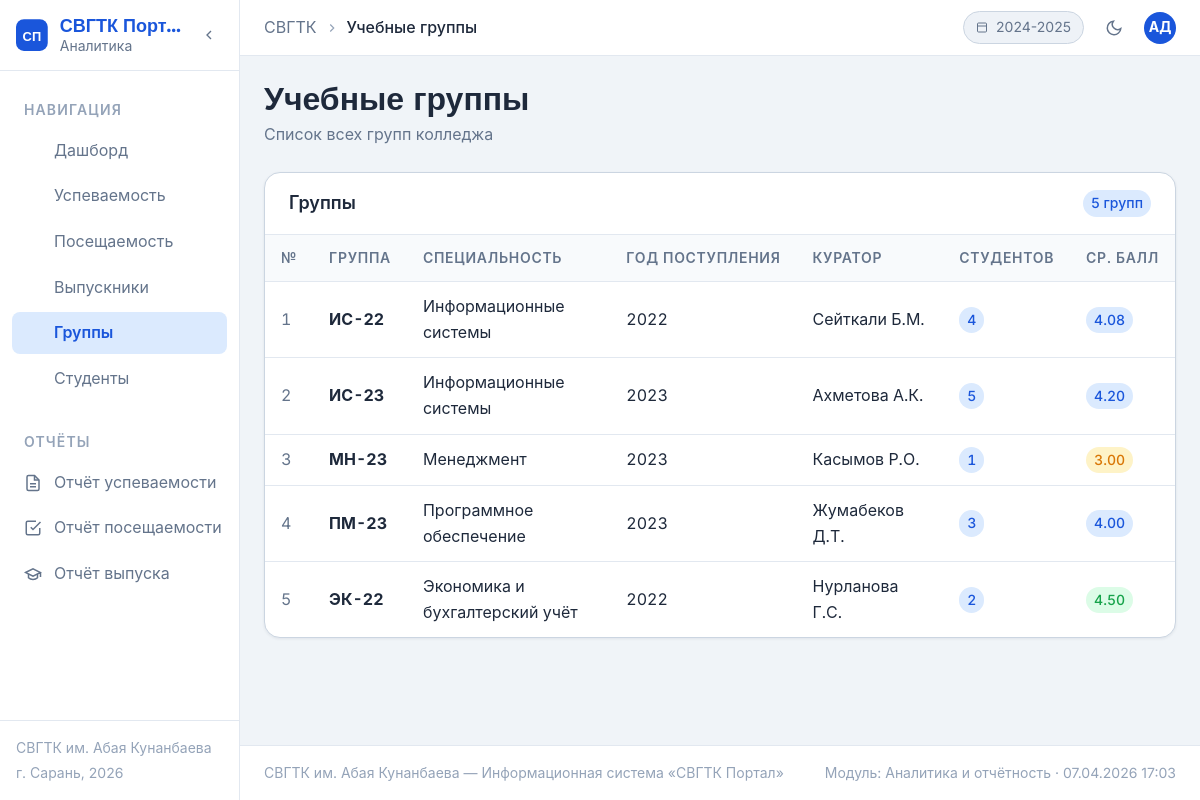
The page /svgtk-portal/pages/groups.php on the database its author committed.
### tables this page shows
CREATE TABLE `groups` (
  `id` int NOT NULL,
  `name` varchar(50) NOT NULL,
  `specialty` varchar(200) NOT NULL,
  `year_start` int NOT NULL,
  `curator` varchar(150) DEFAULT NULL
);

### svgtk-portal/pages/groups.php (the view, shortened to what this page needs)
<?php
$pdo = getDB();
$groups = $pdo->query("
    SELECT g.*, COUNT(DISTINCT s.id) as student_count,
           ROUND(AVG(gr.grade),2) as avg_grade
    FROM `groups` g
    LEFT JOIN students s  ON s.group_id = g.id AND s.status='active'
    LEFT JOIN grades gr   ON gr.student_id = s.id AND gr.grade_type='final'
    GROUP BY g.id
    ORDER BY g.name
")->fetchAll();
require_once '../includes/header.php';
?>
<div class="page-header">
  <div class="page-header-info">
    <h1 class="page-title">Учебные группы</h1>
    <p class="page-subtitle">Список всех групп колледжа</p>
  </div>
</div>
<div class="card">
  <div class="card-header">
    <span class="card-title">Группы</span>
    <span class="badge badge-blue"><?= count($groups) ?> групп</span>
  </div>
  <div class="card-body-flush">
    <div class="table-wrapper">
      <table class="data-table">
        <thead>
          <tr>
            <th>№</th><th>Группа</th><th>Специальность</th>
            <th>Год поступления</th><th>Куратор</th><th>Студентов</th><th>Ср. балл</th>
          </tr>
        </thead>
        <tbody>
        <?php foreach($groups as $i => $g): ?>
        <tr>
          <td style="color:var(--color-text-muted)"><?= $i+1 ?></td>
          <td><strong><?= htmlspecialchars($g['name']) ?></strong></td>
          <td style="max-width:220px;white-space:normal"><?= htmlspecialchars($g['specialty']) ?></td>
          <td><?= $g['year_start'] ?></td>
          <td><?= htmlspecialchars($g['curator'] ?? '—') ?></td>
          <td><span class="badge badge-blue"><?= $g['student_count'] ?></span></td>
          <td>
            <?php if($g['avg_grade']): ?>
              <span class="badge <?= $g['avg_grade']>=4.5?'badge-green':($g['avg_grade']>=4?'badge-blue':($g['avg_grade']>=3?'badge-amber':'badge-red')) ?>">
                <?= $g['avg_grade'] ?>
              </span>
            <?php else: ?><span style="color:var(--color-text-faint)">—</span><?php endif; ?>
          </td>
        </tr>
        <?php endforeach; ?>
        </tbody>
      </table>
    </div>
  </div>
</div>
<?php require_once '../includes/footer.php'; ?>

### svgtk-portal/assets/style.css (style rules this page uses)
:root, [data-theme="light"] { --color-bg: #f0f4f8; --color-surface: #ffffff; --color-surface-2: #f8fafc; --color-surface-offset: #eef2f7; --color-divider: #e2e8f0; --color-border: #cbd5e1; --color-text: #1e293b; --color-text-muted: #64748b; --color-text-faint: #94a3b8; --color-text-inverse: #ffffff; --color-primary: #1a56db; --color-primary-hover: #1346c2; --color-primary-active: #0c38a8; --color-primary-highlight: #dbeafe; --color-success: #16a34a; --color-success-highlight: #dcfce7; --color-warning: #d97706; --color-warning-highlight: #fef3c7; --color-error: #dc2626; --color-error-highlight: #fee2e2; --color-gold: #ca8a04; --color-gold-highlight: #fef9c3; --radius-sm: 0.375rem; --radius-md: 0.5rem; --radius-lg: 0.75rem; --radius-xl: 1rem; --radius-full: 9999px; --transition: 180ms cubic-bezier(0.16, 1, 0.3, 1); --shadow-sm: 0 1px 3px rgba(30,41,59,.08); --shadow-md: 0 4px 12px rgba(30,41,59,.10); --shadow-lg: 0 12px 32px rgba(30,41,59,.13); --font-body: 'Inter', -apple-system, sans-serif; --font-display: 'Montserrat', 'Inter', sans-serif; --text-xs: clamp(0.75rem, 0.7rem + 0.25vw, 0.875rem); --text-sm: clamp(0.875rem, 0.8rem + 0.35vw, 1rem); --text-base: clamp(1rem, 0.95rem + 0.25vw, 1.125rem); --text-lg: clamp(1.125rem, 1rem + 0.75vw, 1.5rem); --text-xl: clamp(1.5rem, 1.2rem + 1.25vw, 2rem); --space-1: 0.25rem; --space-2: 0.5rem; --space-3: 0.75rem; --space-4: 1rem; --space-5: 1.25rem; --space-6: 1.5rem; --space-8: 2rem; --space-10: 2.5rem; --space-12: 3rem; --space-16: 4rem; --sidebar-width: 240px; --topbar-height: 56px; }
*, *::before, *::after { box-sizing: border-box; margin: 0; padding: 0; }
html { scroll-behavior: smooth; -webkit-font-smoothing: antialiased; -moz-osx-font-smoothing: grayscale; text-rendering: optimizeLegibility; }
body { font-family: var(--font-body); font-size: var(--text-sm); color: var(--color-text); background: var(--color-bg); min-height: 100dvh; display: flex; line-height: 1.6; }
table { border-collapse: collapse; width: 100%; }
h1, h2, h3, h4 { text-wrap: balance; line-height: 1.2; }
.page-header { margin-bottom: var(--space-6); display: flex; align-items: flex-start; justify-content: space-between; flex-wrap: wrap; gap: var(--space-4); }
.page-title { font-family: var(--font-display); font-size: var(--text-xl); font-weight: 700; color: var(--color-text); line-height: 1.2; }
.page-subtitle { font-size: var(--text-sm); color: var(--color-text-muted); margin-top: var(--space-1); }
.card { background: var(--color-surface); border: 1px solid var(--color-border); border-radius: var(--radius-xl); box-shadow: var(--shadow-sm); overflow: hidden; }
.card-header { padding: var(--space-4) var(--space-6); border-bottom: 1px solid var(--color-divider); display: flex; align-items: center; justify-content: space-between; flex-wrap: wrap; gap: var(--space-3); }
.card-title { font-size: var(--text-base); font-weight: 600; color: var(--color-text); }
.card-body-flush { padding: 0; }
.table-wrapper { overflow-x: auto; -webkit-overflow-scrolling: touch; }
.data-table { width: 100%; min-width: 600px; }
.data-table th { font-size: var(--text-xs); font-weight: 600; text-transform: uppercase; letter-spacing: 0.05em; color: var(--color-text-muted); padding: var(--space-3) var(--space-4); background: var(--color-surface-2); border-bottom: 1px solid var(--color-divider); white-space: nowrap; text-align: left; }
.data-table td { padding: var(--space-3) var(--space-4); border-bottom: 1px solid var(--color-divider); font-size: var(--text-sm); color: var(--color-text); font-variant-numeric: tabular-nums; vertical-align: middle; }
.data-table tr:last-child td { border-bottom: none; }
.badge { display: inline-flex; align-items: center; gap: 4px; padding: 2px 8px; border-radius: var(--radius-full); font-size: var(--text-xs); font-weight: 500; white-space: nowrap; }
.badge-blue { background: var(--color-primary-highlight); color: var(--color-primary); }
.badge-green { background: var(--color-success-highlight); color: var(--color-success); }
.badge-amber { background: var(--color-warning-highlight); color: var(--color-warning); }

### rows shown on the page
groups: name "ИС-22", specialty "Информационные системы", year_start "2022", curator "Сейткали Б.М.", student_count "4", avg_grade "4.08"
groups: name "ИС-23", specialty "Информационные системы", year_start "2023", curator "Ахметова А.К.", student_count "5", avg_grade "4.20"
groups: name "МН-23", specialty "Менеджмент", year_start "2023", curator "Касымов Р.О.", student_count "1", avg_grade "3.00"
groups: name "ПМ-23", specialty "Программное обеспечение", year_start "2023", curator "Жумабеков Д.Т.", student_count "3", avg_grade "4.00"
groups: name "ЭК-22", specialty "Экономика и бухгалтерский учёт", year_start "2022", curator "Нурланова Г.С.", student_count "2", avg_grade "4.50"

### other values the page prints
$item['label'] "Дашборд"
$item['label'] "Успеваемость"
$item['label'] "Посещаемость"
$item['label'] "Выпускники"
$item['label'] "Группы"
$item['label'] "Студенты"
$page_title "Учебные группы"
ACADEMIC_YEAR "2024-2025"
count($groups) "5"
